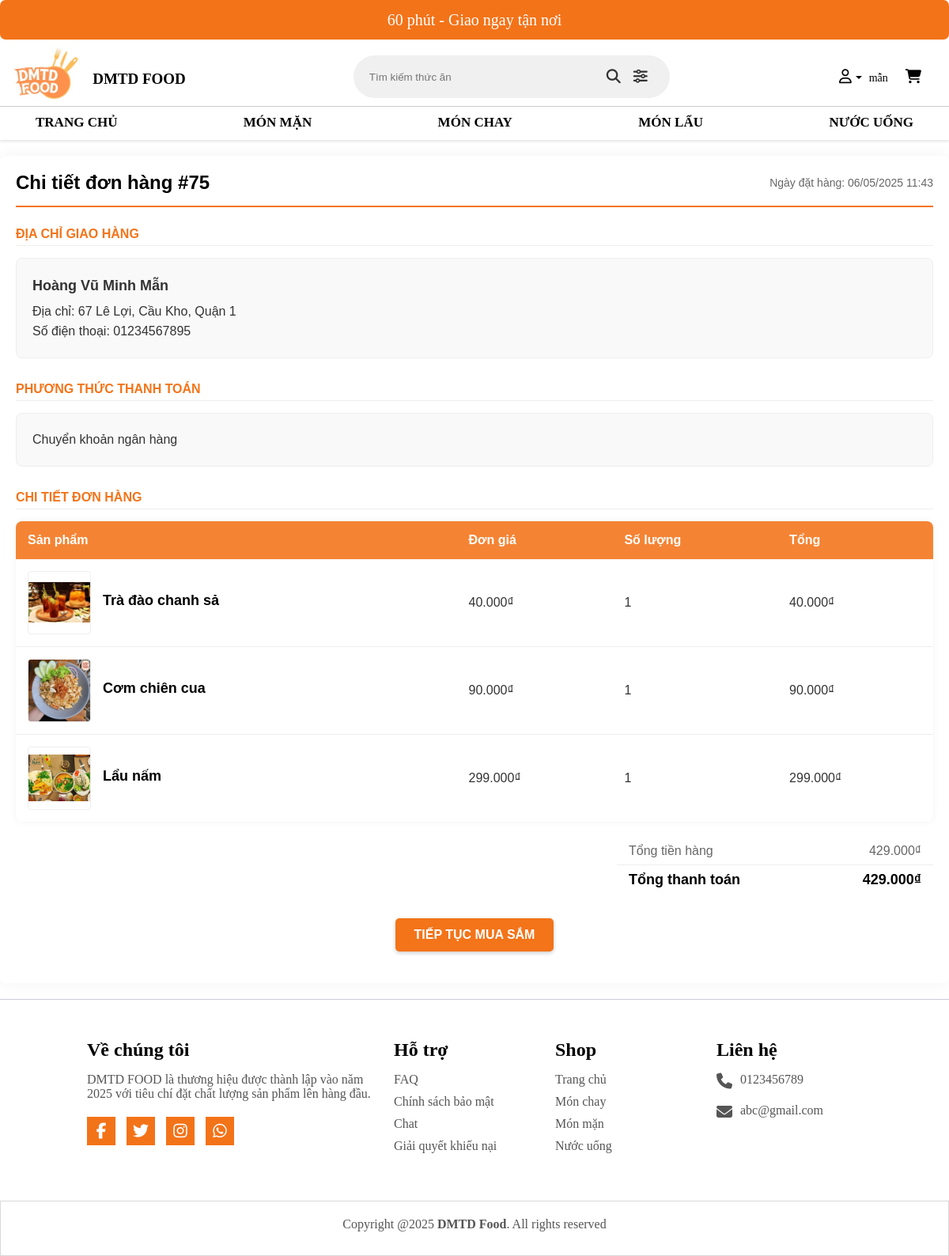
Screenshot of /view/chitiethoadon.php?mahoadon=75 (signed in) with the database file from the repository.
### tables this page shows
CREATE TABLE `hoadon` (
  `IdHoaDon` int(255) NOT NULL,
  `IdNguoiDung` int(11) NOT NULL,
  `HoTen` varchar(250) NOT NULL,
  `email` varchar(250) NOT NULL,
  `sdt` varchar(11) NOT NULL,
  `DiaChi` varchar(250) NOT NULL,
  `quan_huyen` varchar(100) NOT NULL,
  `phuong_xa` varchar(100) NOT NULL,
  `NgayDatHang` datetime NOT NULL,
  `TongTien` int(11) NOT NULL DEFAULT 0,
  `PhuongThucTT` tinyint(1) NOT NULL DEFAULT 1 COMMENT '1:tiền mặt 2: là chuyển khoản',
  `TrangThai` tinyint(1) NOT NULL DEFAULT 1 COMMENT '1:Chưa xác nhận, 2:Đã xác nhận, 3:Giao thành công, 4:Hủy đơn '
);

CREATE TABLE `chitiethoadon` (
  `IdHoaDon` int(100) NOT NULL,
  `MaSP` int(100) NOT NULL,
  `SoLuong` int(100) NOT NULL,
  `DonGia` int(250) NOT NULL
);

CREATE TABLE `sanpham` (
  `MaSP` int(250) NOT NULL,
  `MaLoaiSP` int(250) NOT NULL,
  `TenSP` varchar(70) NOT NULL,
  `DonGia` int(11) NOT NULL,
  `MoTa` varchar(250) NOT NULL,
  `HinhAnh` varchar(200) NOT NULL,
  `TrangThai` int(10) NOT NULL DEFAULT 1,
  `SoLuongBan` int(10) NOT NULL DEFAULT 0
);

### view/chitiethoadon.php (the view, shortened to what this page needs)
<?php
$conn = ketnoidb();
$maHoaDon = isset($_GET['mahoadon']) ? $_GET['mahoadon'] : 0;
$sql = "SELECT * FROM hoadon WHERE IdHoaDon = '$maHoaDon'";
$result = $conn->query($sql);
$hoaDon = $result->fetch_assoc();
$hoTen = $hoaDon['HoTen'];
$sdt = $hoaDon['sdt'];
$diaChi = $hoaDon['DiaChi'];
$quan_huyen = $hoaDon['quan_huyen'];
$phuong_xa = $hoaDon['phuong_xa'];
$ngayDatHang = $hoaDon['NgayDatHang'];
$tongTien = $hoaDon['TongTien'];
$phuongThucTT = $hoaDon['PhuongThucTT'];
$sql = "SELECT c.*, s.TenSP, s.HinhAnh, s.MaSP FROM chitiethoadon c
        JOIN sanpham s ON c.MaSP = s.MaSP
        WHERE c.IdHoaDon = '$maHoaDon'";
$result = $conn->query($sql);
$chiTietDonHang = [];
if($result && $result->num_rows > 0) {
    while($row = $result->fetch_assoc()) {
        $chiTietDonHang[] = $row;
    }
}
function getPhuongThucThanhToan($value) {
    switch ($value) {
        case 2:
            return "Chuyển khoản ngân hàng";
    }
}
function formatDate($dateString) {
    $date = new DateTime($dateString);
    return $date->format('d/m/Y H:i');
}
$tongTienHang = 0;
foreach($chiTietDonHang as $item) {
    $tongTienHang += $item['DonGia'] * $item['SoLuong'];
}
?>
<!DOCTYPE html>
<html lang="vi">
<head>
    <link rel="stylesheet" href="../view/css/style.css" />
</head>
<body>
    <?php include_once('../view/header.php'); ?>
    <div class="order-details-container">
        <div class="order-header">
            <h1>Chi tiết đơn hàng #<?php echo $maHoaDon; ?></h1>
            <div class="order-date">Ngày đặt hàng: <?php echo formatDate($ngayDatHang); ?></div>
        </div>
        <div class="section">
            <div class="section-title">ĐỊA CHỈ GIAO HÀNG</div>
            <div class="info-box">
                <div class="customer-name"><?php echo $hoTen; ?></div>
                <div>Địa chỉ: <?php echo $diaChi . ', ' . $phuong_xa . ', ' . $quan_huyen; ?></div>
                <div>Số điện thoại: <?php echo $sdt; ?></div>
            </div>
        </div>
        <div class="section">
            <div class="section-title">PHƯƠNG THỨC THANH TOÁN</div>
            <div class="info-box">
                <?php echo getPhuongThucThanhToan($phuongThucTT); ?>
            </div>
        </div>
        <div class="section">
            <div class="section-title">CHI TIẾT ĐƠN HÀNG</div>
            <table class="product-table">
                <thead>
                    <tr>
                        <th>Sản phẩm</th>
                        <th>Đơn giá</th>
                        <th>Số lượng</th>
                        <th>Tổng</th>
                    </tr>
                </thead>
                <tbody>
                    <?php foreach($chiTietDonHang as $item): ?>
                    <tr>
                        <td>
                            <div style="display: flex; align-items: center;" class="product-flex">
                                <img src="../view/img/product/<?php echo $item['HinhAnh']; ?>" class="product-image" alt="<?php echo $item['TenSP']; ?>">
                                <div style="margin-left: 15px;" class="product-details">
                                    <div class="product-name"><?php echo $item['TenSP']; ?></div>
                                </div>
                            </div>
                        </td>
                        <td><?php echo number_format($item['DonGia'], 0, ',', '.'); ?>₫</td>
                        <td><?php echo $item['SoLuong']; ?></td>
                        <td><?php echo number_format($item['DonGia'] * $item['SoLuong'], 0, ',', '.'); ?>₫</td>
                    </tr>
                    <?php endforeach; ?>
                </tbody>
            </table>
            <table class="summary-table">
                <tr class="subtotal-row">
                    <td>Tổng tiền hàng</td>
                    <td class="text-right"><?php echo number_format($tongTienHang, 0, ',', '.'); ?>₫</td>
                </tr>
                <tr class="total-row">
                    <td>Tổng thanh toán</td>
                    <td class="text-right"><?php echo number_format($tongTien, 0, ',', '.'); ?>₫</td>
                </tr>
            </table>
        </div>
        <div class="button-container">
            <a href="../controller/index.php" class="shop-button">Tiếp tục mua sắm</a>
        </div>
    </div>
    <?php include_once('../view/footer.php'); ?>
</body>
</html>

### view/css/style.css (style rules this page uses)
* { box-sizing: border-box; margin: 0; padding: 0; }
.product-name { font-size: 18px; text-decoration: none; font-weight: bold; color: black; margin-bottom: 5px; }

### view/chitiethoadon.php (style rules this page uses)
.order-details-container { max-width: 1200px; margin: 20px auto; padding: 20px; color: #333; background-color: #fff; box-shadow: 0 0 20px rgba(0, 0, 0, 0.05); border-radius: 8px; font-family: 'Arial', sans-serif; }
.order-header { display: flex; justify-content: space-between; align-items: center; margin-bottom: 25px; padding-bottom: 15px; border-bottom: 2px solid #f37419; }
.order-header h1 { color: #000; font-size: 24px; margin: 0; }
.order-date { color: #666; font-size: 14px; }
.section { margin-bottom: 30px; }
.section-title { text-transform: uppercase; font-weight: bold; margin-bottom: 15px; font-size: 16px; color: #f37419; padding-bottom: 5px; border-bottom: 1px solid #eee; }
.info-box { border: 1px solid #eee; border-radius: 8px; padding: 20px; background-color: #f9f9f9; line-height: 1.6; }
.customer-name { font-weight: bold; font-size: 18px; margin-bottom: 5px; color: #333; }
.product-table { width: 100%; border-collapse: collapse; margin-bottom: 20px; box-shadow: 0 0 10px rgba(0, 0, 0, 0.05); border-radius: 8px; overflow: hidden; }
.product-table th { text-align: left; padding: 15px; background-color: rgba(243, 116, 25, 0.88); color: #fff; font-weight: bold; }
.product-table td { padding: 15px; border-bottom: 1px solid #eee; vertical-align: middle; }
.product-table tr:last-child td { border-bottom: none; }
.product-image { width: 80px; height: 80px; object-fit: contain; border: 1px solid #eee; border-radius: 4px; }
.product-name { font-weight: bold; margin-bottom: 5px; }
.summary-table { width: 100%; max-width: 400px; margin-left: auto; margin-top: 20px; border-collapse: collapse; }
.summary-table td { padding: 8px 15px; border-bottom: 1px solid #eee; }
.summary-table tr:last-child td { border-bottom: none; }
.summary-table .subtotal-row { color: #666; }
.summary-table .total-row { font-weight: bold; font-size: 18px; font-weight: 25px; color: #000; }
.text-right { text-align: right; }
.button-container { display: flex; justify-content: center; margin-top: 30px; margin-bottom: 20px; }
.shop-button { padding: 12px 24px; background-color: #f37419; color: white; border: none; border-radius: 5px; cursor: pointer; font-size: 16px; font-weight: bold; transition: all 0.3s ease; text-transform: uppercase; box-shadow: 0 2px 5px rgba(0, 0, 0, 0.2); text-decoration: none; }

### rows the page displays
hoadon: NgayDatHang "06/05/2025 11:43", HoTen "Hoàng Vũ Minh Mẫn", DiaChi "67 Lê Lợi", phuong_xa "Cầu Kho", quan_huyen "Quận 1", sdt "01234567895", PhuongThucTT "Chuyển khoản ngân hàng", TongTien "429.000"
chitiethoadon: MaSP.HinhAnh (picture), MaSP.TenSP "Trà đào chanh sả", DonGia "40.000", SoLuong "1", $item['DonGia'] * $item['SoLuong'] "40.000"
chitiethoadon: MaSP.HinhAnh (picture), MaSP.TenSP "Cơm chiên cua", DonGia "90.000", SoLuong "1", $item['DonGia'] * $item['SoLuong'] "90.000"
chitiethoadon: MaSP.HinhAnh (picture), MaSP.TenSP "Lẩu nấm", DonGia "299.000", SoLuong "1", $item['DonGia'] * $item['SoLuong'] "299.000"

### other values shown
$tenDangNhap "mẫn"
$maHoaDon "75"
$tongTienHang "429.000"
